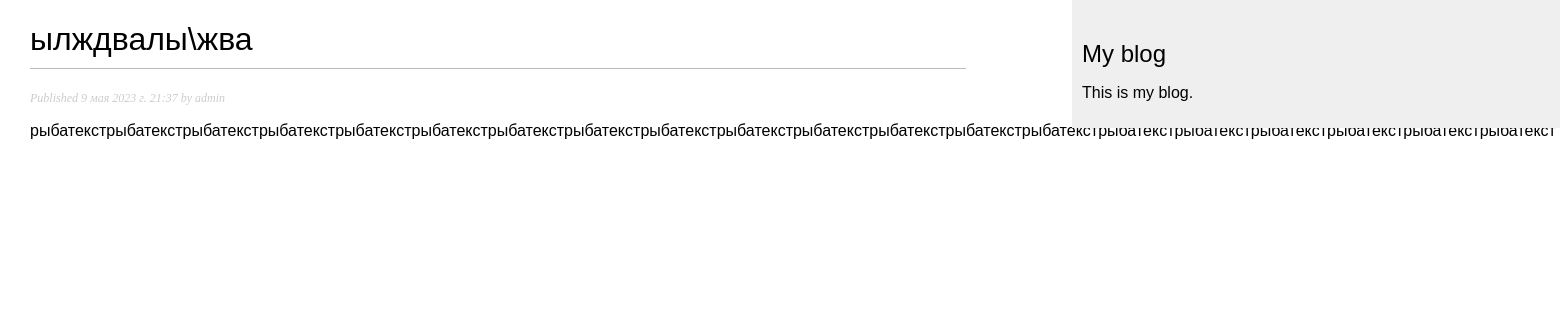
Page /blog/2023/5/9/ylzhdvalyzhva/ on the committed database.
### blog/models.py (models this page shows, shortened)
class Post(models.Model):
    class Status(models.TextChoices):
        DRAFT = 'DF', 'Draft'
        PUBLISHED = 'PB', 'Published'
    title = models.CharField(max_length=250)
    slug = models.SlugField(max_length=250,
                            unique_for_date='publish')
    author = models.ForeignKey(User,
                               on_delete=models.CASCADE,
                               related_name='blog_posts')
    body = models.TextField()
    publish = models.DateTimeField(default=timezone.now)
    created = models.DateTimeField(auto_now_add=True)
    updated = models.DateTimeField(auto_now=True)
    status = models.CharField(max_length=2,
                              choices=Status.choices,
                              default=Status.DRAFT)
    objects = models.Manager()
    published = PublishedManager()
    class Meta:
        ordering = ['-publish']
        indexes = [
            models.Index(fields=['-publish']),
        ]

### blog/views.py (the view)
def post_detail(request, year, month, day, post):
    post = get_object_or_404(Post,
                             slug=post,
                             publish__year=year,
                             publish__month=month,
                             publish__day=day,
                             status=Post.Status.PUBLISHED)
    return render(request, 'blog/post/detail.html', {'post': post})

### blog/templates/blog/post/detail.html (shortened to what this page needs)
{% extends 'blog/base.html' %}
{% block content %}
    <h1>{{ post.title }}</h1>
    <p class="date">
        Published {{ post.publish }} by {{ post.author }}
    </p>
    {{ post.body|linebreaks }}
{% endblock %}

### blog/static/css/blog.css (style rules this page uses)
body { margin:0; padding:0; font-family:helvetica, sans-serif; }
h1 { font-weight:normal; border-bottom:1px solid #bbb; padding:0 0 10px 0; }
p.date { color:#ccc; font-family: georgia, serif; font-size: 12px; font-style: italic; }

### rows in the picture
Post: title "ылждвалы\\жва", publish "9 мая 2023 г. 21:37", author "admin", body "рыбатекстрыбатекстрыбатекстрыбатекстрыбатекстрыбатекстрыбатекстрыбатекстрыбатекстрыбатекстрыбатекстрыбатекстрыбатекстрыбатекстрыбатекстрыбатекстрыбатекстрыбатекстрыбатекстрыбатекст"
